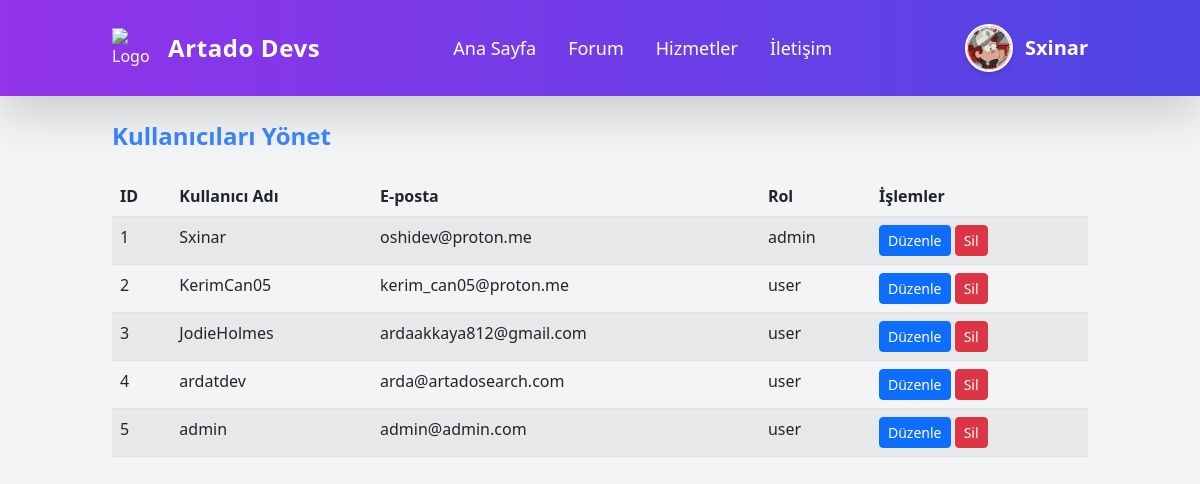
The page /admin/users.php (signed in) on the database its author committed.
### tables this page shows
CREATE TABLE `users` (
  `id` int(11) NOT NULL,
  `username` varchar(255) NOT NULL,
  `email` varchar(255) NOT NULL,
  `password` varchar(255) NOT NULL,
  `profile_photo` varchar(255) DEFAULT NULL,
  `two_factor_enabled` tinyint(1) DEFAULT 0,
  `two_factor_secret` varchar(255) DEFAULT NULL,
  `role` enum('user','admin') DEFAULT 'user'
);

### admin/users.php (the view, shortened to what this page needs)
<?php
require_once '../includes/auth.php';
$stmt = $db->query("SELECT * FROM users");
$users = $stmt->fetchAll(PDO::FETCH_ASSOC);
?>
<!DOCTYPE html>
<html>
<head>
  <link href="https://cdn.jsdelivr.net/npm/bootstrap@5.2.3/dist/css/bootstrap.min.css" rel="stylesheet">
  <link href="https://cdn.jsdelivr.net/npm/tailwindcss@2.2.19/dist/tailwind.min.css" rel="stylesheet">
</head>
<body>
<?php require_once 'header.php'; ?>
<main class="container mx-auto p-4">
  <section class="manage-users">
    <h2 class="text-2xl font-bold mb-4 text-blue-500 font-sans">Kullanıcıları Yönet</h2>
    <table class="table table-striped overflow-x-auto">
      <thead>
        <tr>
          <th scope="col">ID</th>
          <th scope="col">Kullanıcı Adı</th>
          <th scope="col">E-posta</th>
          <th scope="col">Rol</th>
          <th scope="col">İşlemler</th>
        </tr>
      </thead>
      <tbody>
      <?php foreach ($users as $user): ?>
        <tr>
          <td><?php echo $user['id']; ?></td>
          <td><?php echo $user['username']; ?></td>
          <td><?php echo $user['email']; ?></td>
          <td><?php echo $user['role']; ?></td>
          <td>
            <a href="edit_user.php?id=<?php echo $user['id']; ?>" class="btn btn-primary btn-sm">Düzenle</a>
            <a href="delete_user.php?id=<?php echo $user['id']; ?>" class="btn btn-danger btn-sm" onclick="confirmDeletion(event, this.href)">Sil</a>
          </td>
        </tr>
      <?php endforeach; ?>
      </tbody>
    </table>
  </section>
</main>
</body>
</html>

### admin/header.php (shortened to what this page needs)
<!DOCTYPE html>
<html lang="tr">
<head>
    <script src="https://cdn.tailwindcss.com"></script>
</head>
<body class="bg-gray-100">
<?php
require_once '../includes/auth.php';
$user_id = $_SESSION['user_id'] ?? null;
$default_profile_photo = 'https://artado.xyz/assest/img/artado-yeni.png';
if ($user_id) {
    $stmt = $db->prepare("SELECT * FROM users WHERE id = :user_id");
    $stmt->bindParam(':user_id', $user_id);
    $stmt->execute();
    $user = $stmt->fetch(PDO::FETCH_ASSOC);
    $profile_photo = $user['profile_photo'] ? $user['profile_photo'] : $default_profile_photo;
} else {
    $profile_photo = $default_profile_photo;
}
?>
<header class="bg-gradient-to-r from-purple-600 to-indigo-600 text-white shadow-lg">
    <div class="container mx-auto px-6 py-4 flex justify-between items-center">
        <div class="flex items-center space-x-4">
            <img src="https://web.archive.org/web/20240210174256im_/https://devs.artado.xyz/images/logo.png" alt="Logo" class="w-10 h-10">
            <span class="text-2xl font-bold tracking-wide">Artado Devs</span>
        </div>
        <nav class="hidden md:flex space-x-8 text-lg font-medium">
            <a href="./" class="hover:text-purple-300 transition-colors">Ana Sayfa</a>
            <a href="https://forum.artado.xyz" class="hover:text-purple-300 transition-colors">Forum</a>
            <a href="https://artado.xyz" class="hover:text-purple-300 transition-colors">Hizmetler</a>
            <a href="mailto:arda@artadosearch.com" class="hover:text-purple-300 transition-colors">İletişim</a>
        </nav>
        <div class="flex items-center space-x-4">
            <div class="hidden md:flex items-center space-x-3 relative">
                <img src="<?php echo $profile_photo; ?>" alt="Profil Fotoğrafı" class="w-12 h-12 rounded-full border-2 border-white shadow-md cursor-pointer" id="profile-photo">
                <span class="text-xl font-semibold cursor-pointer" id="username"><?php echo $user['username']; ?></span>
            </div>
        </div>
    </div>
</header>
</body>
</html>

### rows shown on the page
users: profile_photo (picture), username "Sxinar", id "1", email "oshidev@proton.me", role "admin"
users: id "2", username "KerimCan05", email "kerim_can05@proton.me", role "user"
users: id "3", username "JodieHolmes", email "ardaakkaya812@gmail.com", role "user"
users: id "4", username "ardatdev", email "arda@artadosearch.com", role "user"
users: id "5", username "admin", email "admin@admin.com", role "user"
